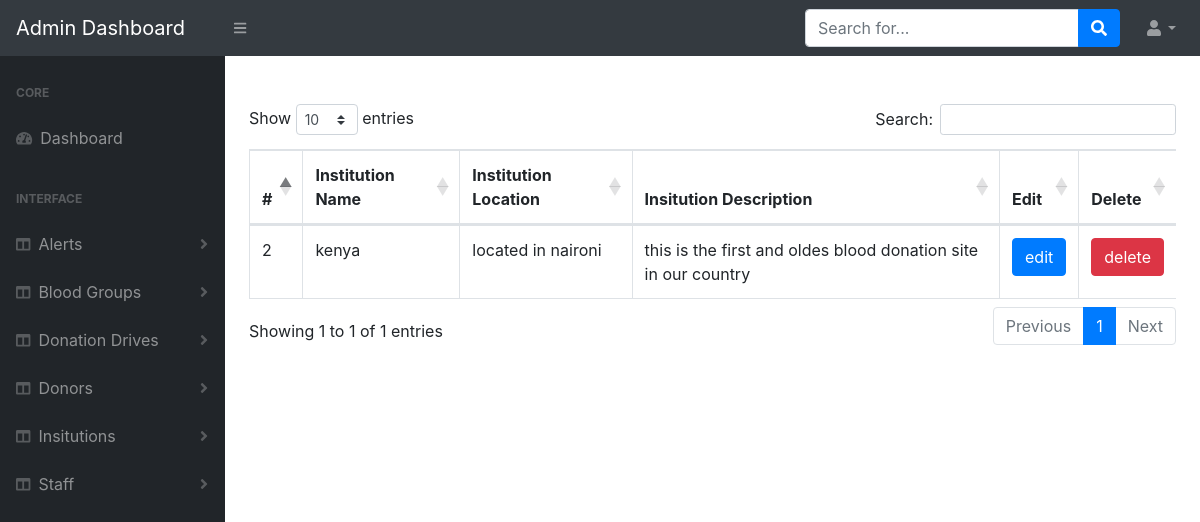
The page /admin/dist/manageinstitutions.php (signed in) on the database as committed earlier.
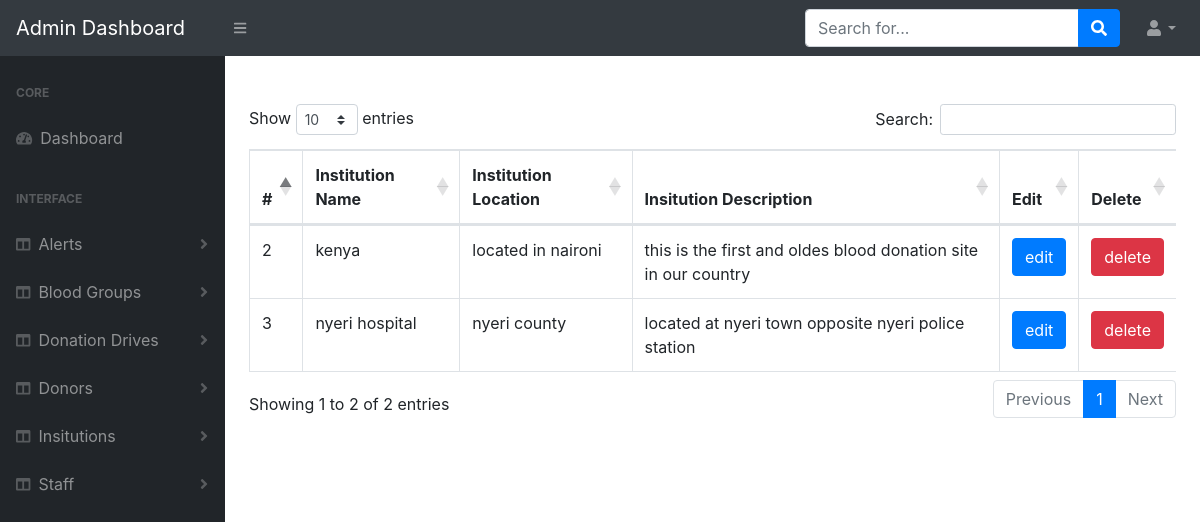
The same page on the database as committed later.
### tables this page shows
CREATE TABLE `institution` (
  `institution_id` int(11) NOT NULL,
  `institution_name` varchar(100) NOT NULL,
  `institution_location` varchar(200) NOT NULL,
  `institution_desc` varchar(2000) NOT NULL
);

### admin/dist/manageinstitutions.php (the view, shortened to what the changed rows need)
<!DOCTYPE html>
<html lang="en">
    <head>
        <link href="css/styles.css" rel="stylesheet" />
        <link href="https://cdn.datatables.net/1.10.20/css/dataTables.bootstrap4.min.css" rel="stylesheet" />
    <link rel="stylesheet" href="plugins/datatables.net-bs4/css/dataTables.bootstrap4.min.css">
    </head>
    <body class="sb-nav-fixed">
        <div id="layoutSidenav">
            <div id="layoutSidenav_content">
                <main>
                    <div class="container-fluid" style="padding-top: 3rem;">
                    <table class="table table-bordered" id="allgroups">
  <thead>
    <tr>
      <th scope="col">#</th>
      <th scope="col">Institution Name</th>
      <th scope="col">Institution Location</th>
      <th scope="col">Insitution  Description</th>
      <th scope="col">Edit</th>
      <th scope="col">Delete</th>
    </tr>
  </thead>
  <tbody>
                    <?php
     include '../dbconnection.php';
        $data = "SELECT * FROM `institution`";
        $query = mysqli_query($conn, $data);
        while($fetch = mysqli_fetch_assoc($query)){
            $record = $fetch['institution_id'];
            $location = $fetch['institution_location'];
            $name = $fetch['institution_name'];
            $desc = $fetch['institution_desc'];
            echo "
                <tr>
                    <td>$record</td>
                    <td>$name</td>
                    <td>$location</td>
                    <td>$desc</td>
                    <td><a href='editinstitution.php?id=$record' class='btn btn-primary btn-block'>edit</td>
                    <td><a href='deleteinstitution.php?id=$record' class='btn btn-danger btn-block'>delete</td>
                </tr>
            ";
        }
     ?>
  </tbody>
</table>
                    </div>
                </main>
            </div>
        </div>
    </body>
</html>

Rows that differ between the two databases and show on the page:
added institution: institution_id "3", institution_name "nyeri hospital", institution_location "nyeri county", institution_desc "located at nyeri town opposite nyeri police station"
Other text that changed with them:
text written by a page script: "Show entries Search: Showing 1 to 1 of 1 entries Previous 1 Next" → "Show entries Search: Showing 1 to 2 of 2 entries Previous 1 Next"
